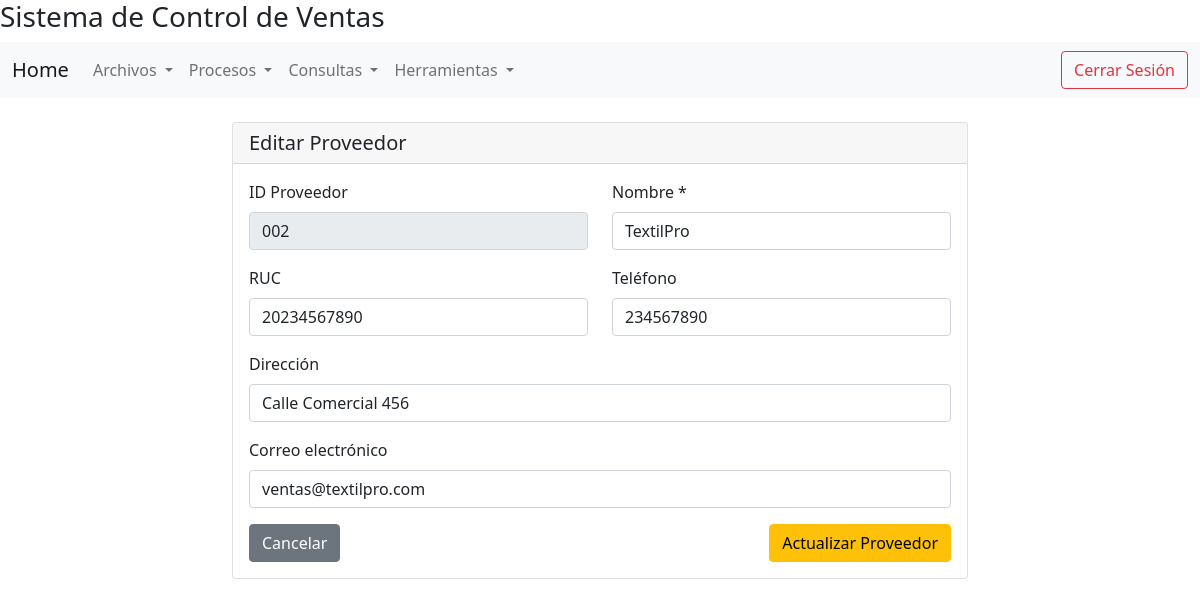
/vista/proveedor/editar.php?id=002, run on the app's committed database.
### tables this page shows
CREATE TABLE proveedores (
    idproveedor VARCHAR(3) PRIMARY KEY,
    nomproveedor VARCHAR(128) NOT NULL,
    rucproveedor VARCHAR(11),
    dirproveedor VARCHAR(128),
    telproveedor VARCHAR(9),
    emailproveedor VARCHAR(64)
);

### includes/db.php (called while the page is built, shortened)
<?php
if (!defined('DB_INCLUDED')) {
    class DBConection{
    public function conectar(){
        try {
            $pdo = new PDO("mysql:host=" .DBHOST. ";dbname=" .DBNAME. ";charset=utf8", DBUSER, DBPASS);
            $pdo->setAttribute(PDO::ATTR_ERRMODE, PDO::ERRMODE_EXCEPTION);
            return $pdo;
        } catch (PDOException $e) {
            echo "Error en la conexión: " . $e->getMessage();
            return false;
        }
    }
    }
}
?>

### controlador/proveedorController.php (called while the page is built, shortened)
<?php
if (!defined('PROVEEDOR_CONTROLLER_INCLUDED')) {
    include $_SERVER['DOCUMENT_ROOT']."/sisventas/modelo/proveedor.php";
    class ProveedorController{
        public function buscar_proveedor($id){
            $proveedor = new Proveedor();
            $res = $proveedor->buscar($id);
            return $res;
        }
    }
}
?>

### modelo/proveedor.php (called while the page is built, shortened)
<?php
if (!defined('PROVEEDOR_INCLUDED')) {
    include $_SERVER['DOCUMENT_ROOT']."/sisventas/includes/db.php";
    class Proveedor {
        private $con;
        public function __construct(){
            $cnx = new DBConection();
            $this->con = $cnx->conectar();
        }
        public function buscar($id){
            $sql = "SELECT * FROM proveedores WHERE idproveedor = :id";
            $stmt = $this->con->prepare($sql);
            $stmt->bindParam(':id', $id);
            $stmt->execute();
            $resultado = $stmt->fetch(PDO::FETCH_ASSOC);
            return $resultado;
        }
    }
}
?>

### vista/proveedor/editar.php (the view, shortened to what this page needs)
<?php
include_once $_SERVER['DOCUMENT_ROOT']."/sisventas/controlador/ProveedorController.php";
include_once $_SERVER['DOCUMENT_ROOT']."/sisventas/vista/layout/header.php";
include_once $_SERVER['DOCUMENT_ROOT']."/sisventas/vista/layout/navbar.php";
$control = new ProveedorController();
$proveedor = $control->buscar_proveedor($_GET['id']);
?>
<div class="container mt-4">
    <div class="row justify-content-center">
        <div class="col-md-8">
            <div class="card">
                <div class="card-header">
                    <h5 class="mb-0">Editar Proveedor</h5>
                </div>
                <div class="card-body">
                    <form action="update.php" method="POST">
                        <div class="row">
                            <div class="col-md-6 mb-3">
                                <label for="idproveedor_display" class="form-label">ID Proveedor</label>
                                <input type="text" class="form-control" id="idproveedor_display" value="<?= $proveedor['idproveedor'] ?>" readonly>
                            </div>
                            <div class="col-md-6 mb-3">
                                <label for="nombre" class="form-label">Nombre *</label>
                                <input type="text" class="form-control" id="nombre" name="nombre" value="<?= htmlspecialchars($proveedor['nomproveedor']) ?>" required>
                            </div>
                        </div>
                        <div class="row">
                            <div class="col-md-6 mb-3">
                                <label for="ruc" class="form-label">RUC</label>
                                <input type="text" class="form-control" id="ruc" name="ruc" value="<?= htmlspecialchars($proveedor['rucproveedor']) ?>">
                            </div>
                            <div class="col-md-6 mb-3">
                                <label for="telefono" class="form-label">Teléfono</label>
                                <input type="text" class="form-control" id="telefono" name="telefono" value="<?= htmlspecialchars($proveedor['telproveedor']) ?>">
                            </div>
                        </div>
                        <div class="mb-3">
                            <label for="direccion" class="form-label">Dirección</label>
                            <input type="text" class="form-control" id="direccion" name="direccion" value="<?= htmlspecialchars($proveedor['dirproveedor']) ?>">
                        </div>
                        <div class="mb-3">
                            <label for="email" class="form-label">Correo electrónico</label>
                            <input type="email" class="form-control" id="email" name="email" value="<?= htmlspecialchars($proveedor['emailproveedor']) ?>">
                        </div>
                        <div class="d-flex justify-content-between">
                            <a href="listado.php" class="btn btn-secondary">Cancelar</a>
                            <button type="submit" class="btn btn-warning">Actualizar Proveedor</button>
                        </div>
                    </form>
                </div>
            </div>
        </div>
    </div>
</div>
<?php include_once $_SERVER['DOCUMENT_ROOT']."/sisventas/vista/layout/footer.php"; ?>

### data on the page
proveedores: idproveedor "002", nombre "TextilPro", ruc "20234567890", telefono "234567890", direccion "Calle Comercial 456", email "ventas@textilpro.com"
